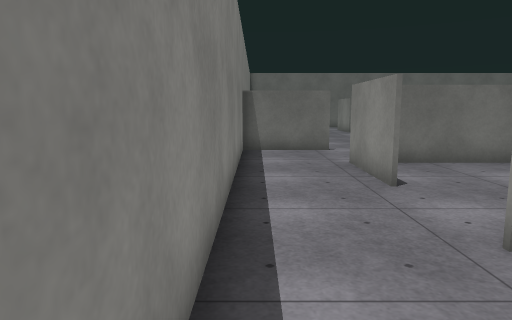
[1] (above)

24 first-person views from a walk through a scene from a Unity 3-D project. The camera is 1.4 m above the floor, tilts 8° down and sees 70° across. Doors are open. The floor is counted in squares, 1 m on a side. Each view is taken from the middle of a square. On the plan, view 1 faces up. The plan holds only what a view shows up to about 16 squares ahead; the rest is blank. The place goes on beyond the plan. The player is left out. Surface patterns are stand-ins for the level's own textures.

[2]
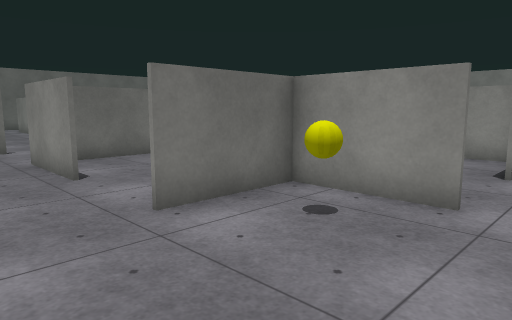

[3]
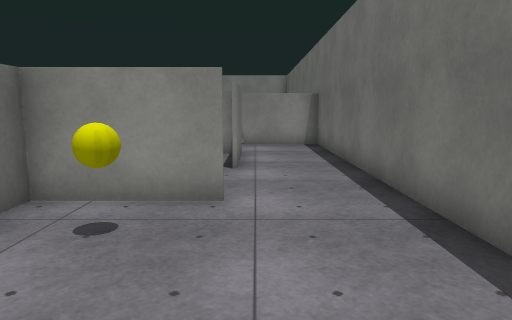

[4]
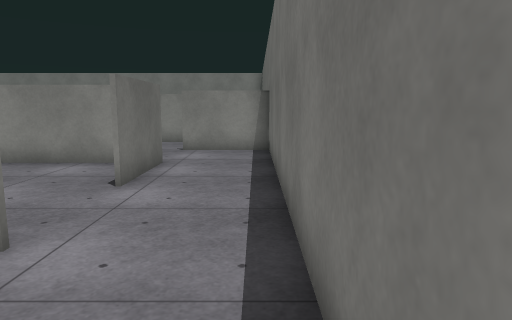

[5]
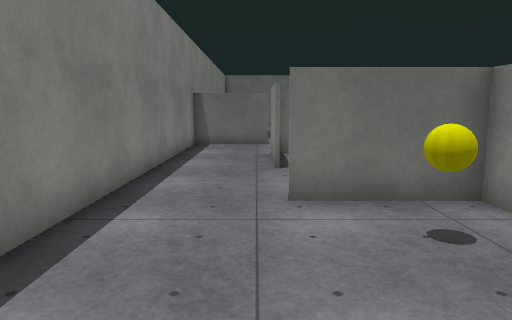

[6]
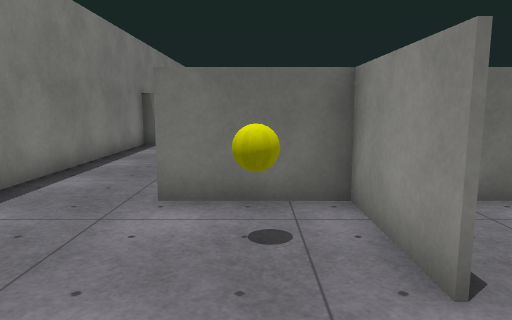

[7]
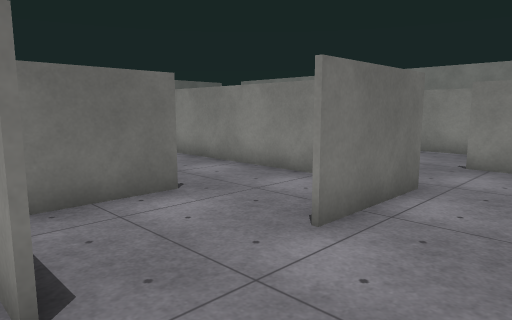

[8]
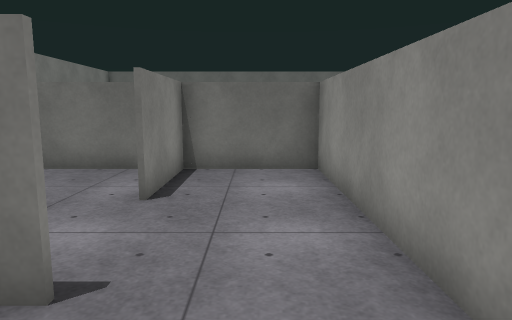

[9]
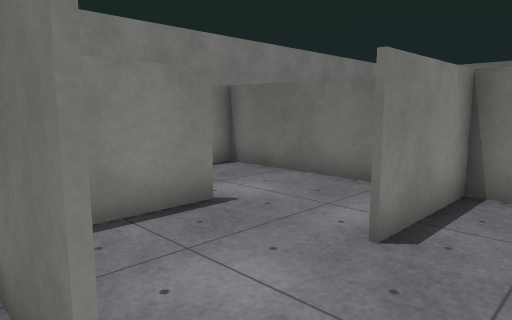

[10]
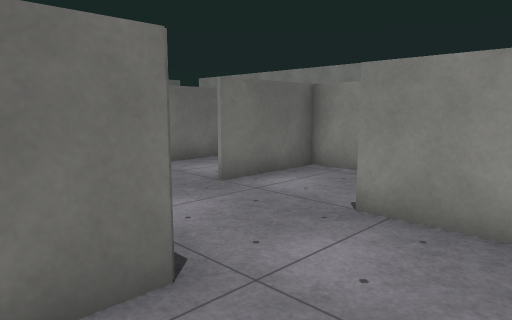

[11]
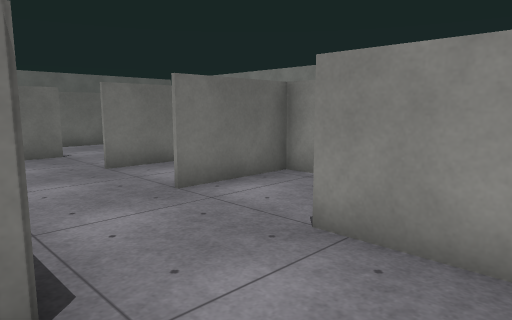

[12]
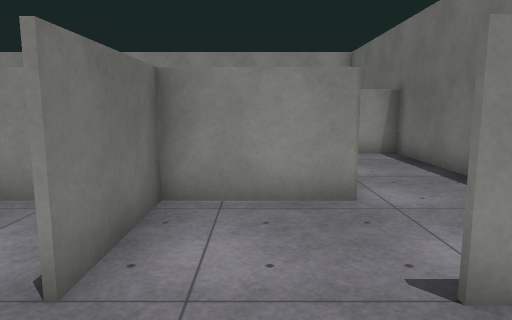

[13]
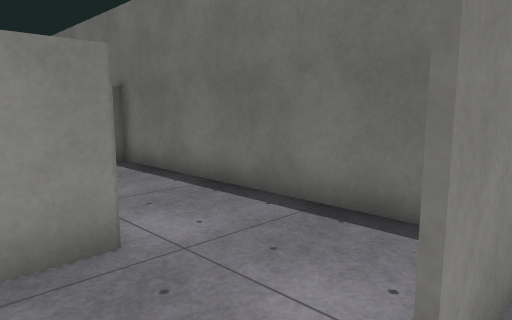

[14]
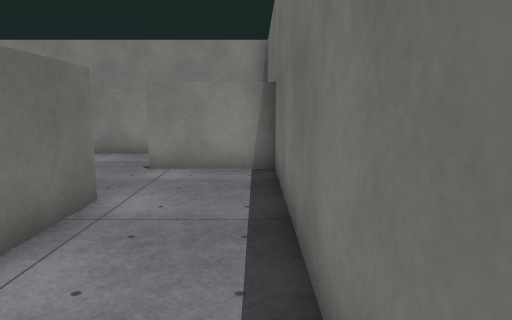

[15]
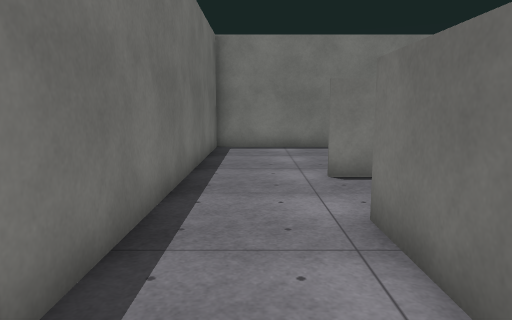

[16]
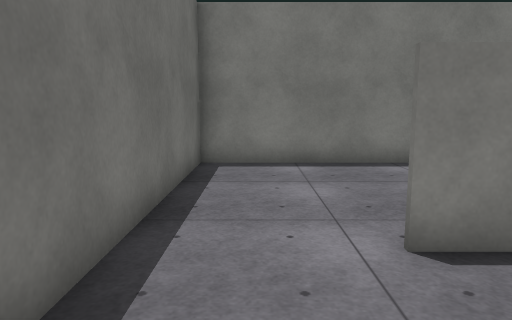

[17]
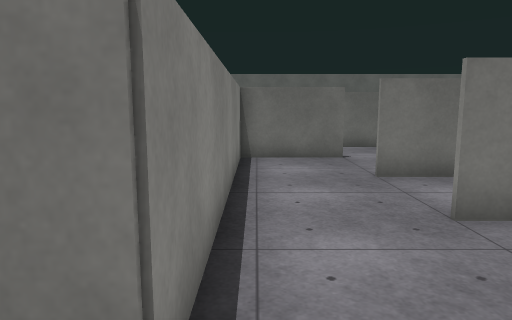

[18]
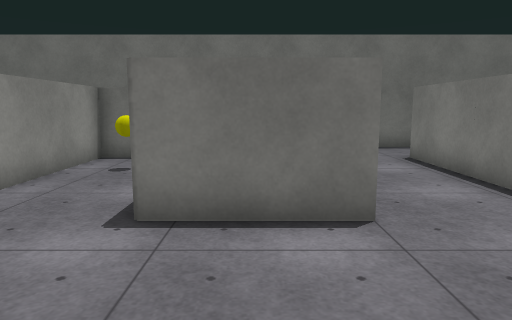

[19]
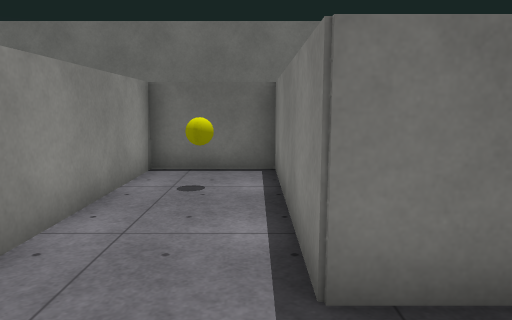

[20]
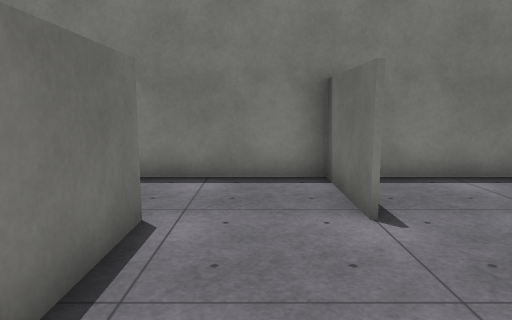

[21]
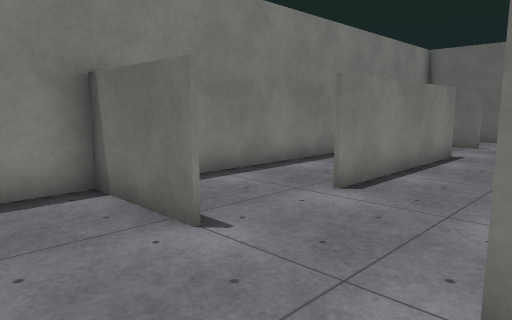

[22]
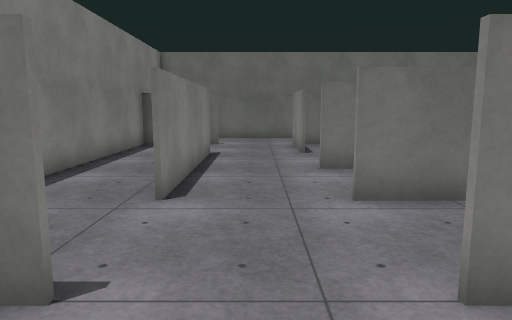

[23]
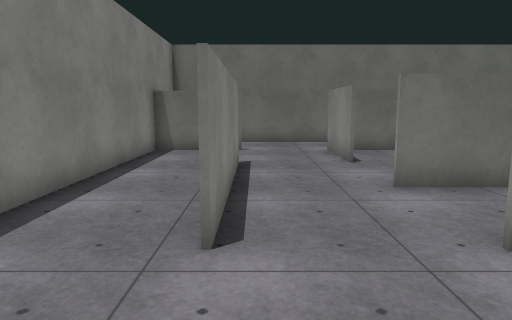

[24]
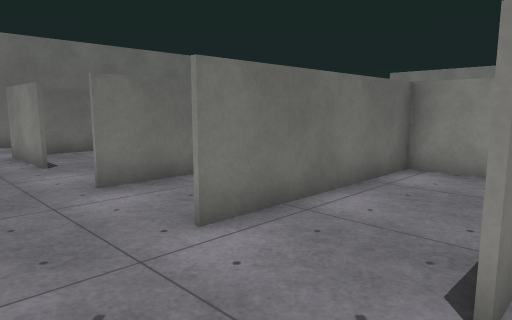

### Floor plan
Ten units are one square. View 1 is at (0, 0); x grows to the right and y downward. Boxes are objects, and circles mark ways between rooms. Rooms are numbered by the first view taken in them; rooms with no view inside come last. Other rooms are left out.
<svg viewBox="-9 -249 248 279">
<path fill="none" stroke="#000" d="M56 -15 56 -5M55 -4 55 -34 25 -34M25 -64 25 -96M86 -34 61 -34M115 -6 115 -36M55 -95 25 -95M115 -4 85 -4M26 -125 -4 -125 -4 25 145 25 145 -5M174 -52 174 -60M169 -64 145 -64M144 -66 175 -66 175 -5 204 -5 204 -58M174 -4 174 -34 144 -34M146 -95 110 -95M205 -4 184 -4M155 25 234 25 234 -5M115 -95 115 -4M76 -184 55 -184M61 -125 55 -125M55 -214 55 -235M115 -138 115 -155 55 -155M25 -216 25 -155M25 -96 51 -96M79 -244 59 -244M26 -244 -4 -244 -4 -135M170 -125 151 -125M56 -66 56 -46M72 -95 55 -95M115 -36 115 -95M110 -95 83 -95 83 -65"/>
<rect x="35" y="-25" width="10" height="10" fill="#bbb"><title>yellow ball</title></rect>
<rect x="185" y="-25" width="10" height="10" fill="#bbb"><title>yellow ball</title></rect>
<circle cx="125" cy="0" r="3" fill="#2a7"/>
<circle cx="20" cy="-105" r="3" fill="#2a7"/>
<circle cx="50" cy="-75" r="3" fill="#2a7"/>
<circle cx="95" cy="-30" r="3" fill="#2a7"/>
<circle cx="155" cy="-100" r="3" fill="#2a7"/>
<text x="40" y="-20">1</text>
<text x="160" y="-40">2</text>
<text x="60" y="-160">3</text>
<text x="80" y="-60">4</text>
</svg>
Room 1 opens to room 2. Room 1 opens to room 3. Room 1 opens to room 4. Room 2 opens to room 3.

Where each view was taken, in squares from view 1:
view 1: 0 up, 0 right, facing up
view 2: 1 down, 0 right, facing up-right
view 3: 0 up, 0 right, facing right
view 4: 2 down, 2 right, facing right
view 5: 2 down, 2 right, facing up
view 6: 2 down, 4 right, facing up
view 7: 2 down, 5 right, facing up-right
view 8: 1 up, 10 right, facing up
view 9: 3 up, 10 right, facing up-left
view 10: 2 down, 10 right, facing up-right
view 11: 2 down, 11 right, facing up-right
view 12: 2 up, 12 right, facing right
view 13: 2 up, 14 right, facing down-right
view 14: 2 down, 15 right, facing right
view 15: 1 down, 13 right, facing left
view 16: 1 down, 9 right, facing left
view 17: 1 down, 12 right, facing up
view 18: 11 up, 16 right, facing down
view 19: 9 up, 18 right, facing down
view 20: 11 up, 7 right, facing left
view 21: 10 up, 6 right, facing up-left
view 22: 10 up, 4 right, facing up
view 23: 12 up, 3 right, facing up
view 24: 12 up, 3 right, facing up-right
